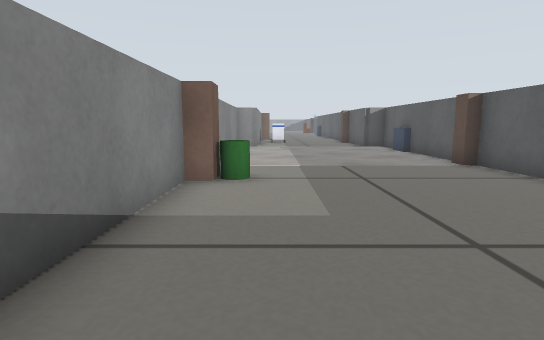
View 1 (above)

13 first-person views from a walk through a robot-simulator world made for Gazebo. The camera is 0.29 m above the floor, tilts 8° down and sees 80° across. The floor is counted in squares, 0.25 m on a side. Each view is taken from the middle of a square. On the plan, view 1 faces up. The plan holds only what a view shows up to about 13 squares ahead; the rest is blank. The place goes on beyond the plan.

View 2
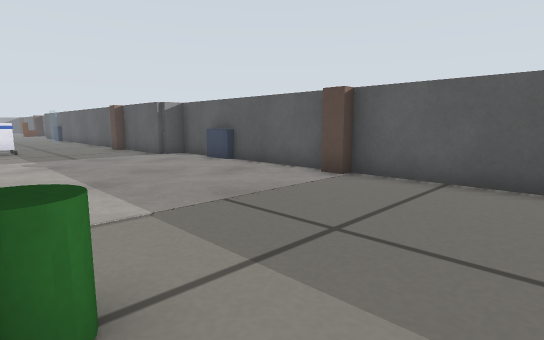

View 3
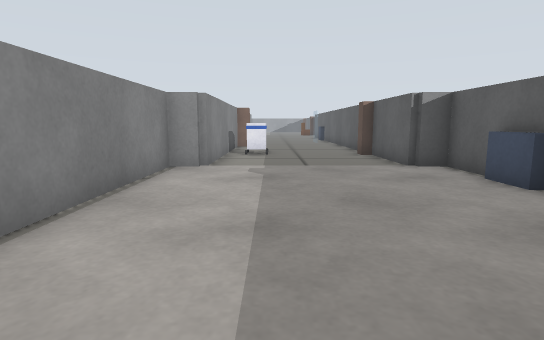

View 4
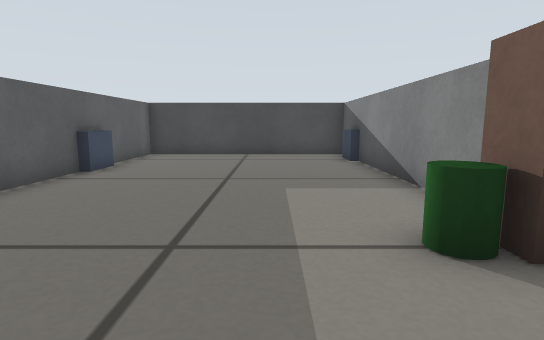

View 5
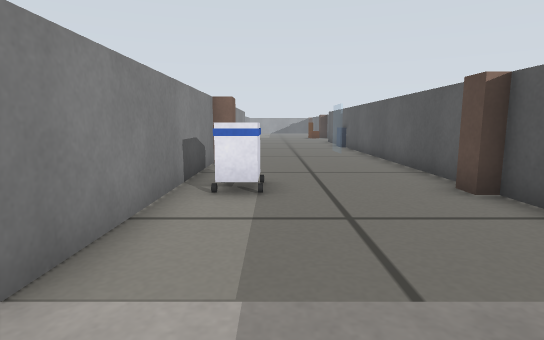

View 6
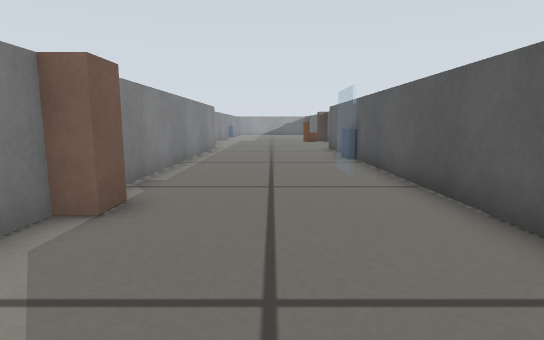

View 7
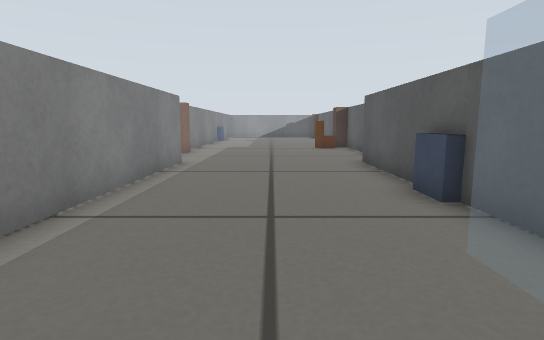

View 8
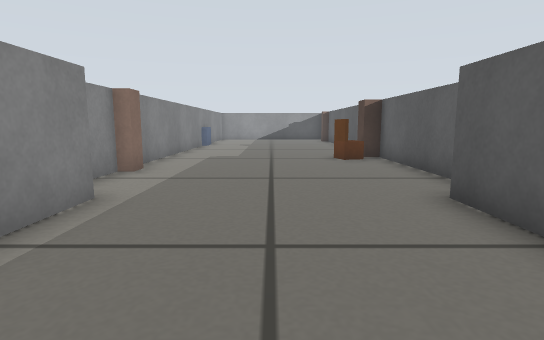

View 9
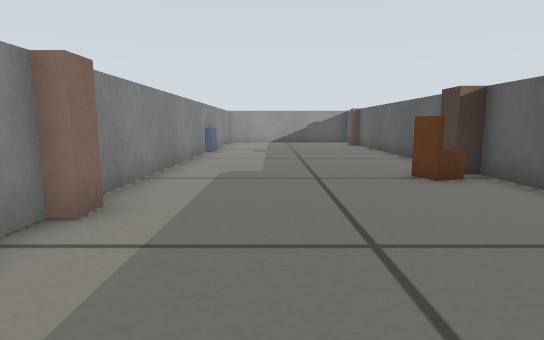

View 10
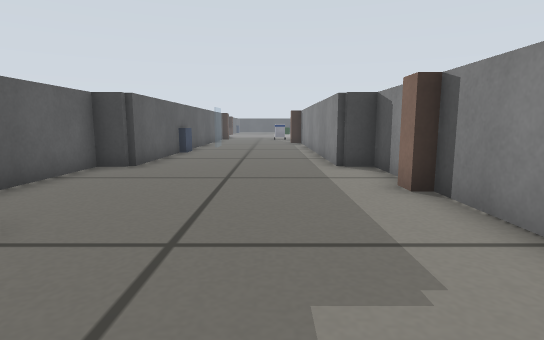

View 11
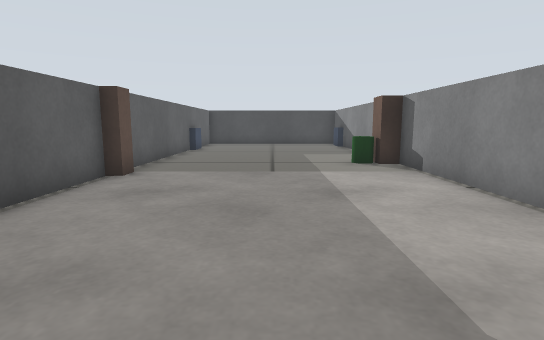

View 12
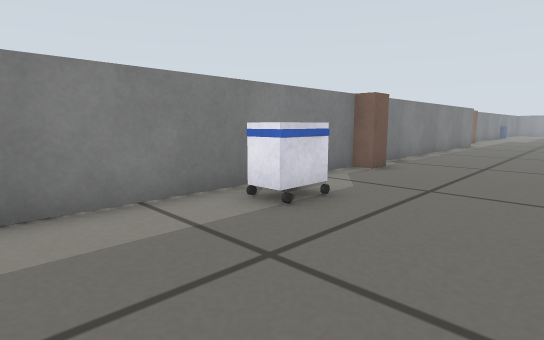

View 13
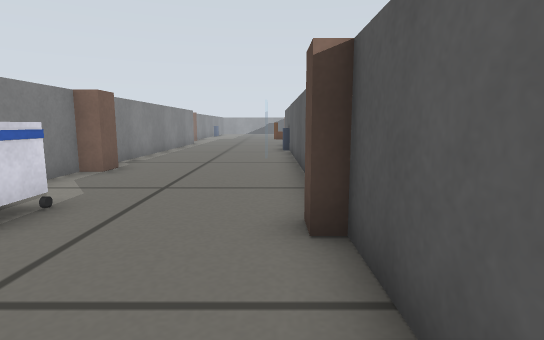

### Floor plan
Points are (right, up) in squares from view 1. A wall is a line through its corners. A room is listed if a view was taken in it or the views show most of it. See-through windows are left out.
Room 1 (views 1, 2, 3, 4, 5, 6, 7, 8, 9, 10, 11, 12, 13)
walls: (4.8, 21.5) (4.8, 37.2) (5.8, 37.2) (5.8, 43.5); (-0.8, 24.5) (-0.8, 16.8) (-1.8, 16.8) (-1.8, 7.5); (5.8, 9.6) (5.8, 16.8) (4.8, 16.8) (4.8, 20.4); (-1.8, 6.5) (-1.8, -2.8) (5.8, -2.8) (5.8, 8.5); (-1.8, 39.5) (-1.8, 37.2) (-0.8, 37.2) (-0.8, 27); (5.8, 45.4) (5.8, 46.5); (-1.8, 46.5) (-1.8, 40.5)
objects: blue box (-2, -1); brown box (-2, 7); brown post (-2, 40) to (-1, 40); bin (-1, 7); brown box (-1, 25) to (0, 25); cart (0, 20) to (1, 22); brown post (4, 21) to (5, 21); chair (4, 43) to (5, 43); brown post (5, 9) to (6, 9); blue box (5, 32); brown box (5, 44) to (6, 44); blue box (6, 1); blue box (6, 14)

Where each view was taken, in squares from view 1:
view 1: 0 up, 0 right, facing up
view 2: 5 up, 1 left, facing up-right
view 3: 8 up, 1 right, facing up
view 4: 10 up, 1 right, facing down
view 5: 15 up, 1 right, facing up
view 6: 21 up, 2 right, facing up
view 7: 27 up, 2 right, facing up
view 8: 32 up, 2 right, facing up
view 9: 36 up, 1 right, facing up
view 10: 46 up, 1 right, facing down
view 11: 17 up, 2 right, facing down
view 12: 17 up, 4 right, facing up-left
view 13: 17 up, 4 right, facing up
